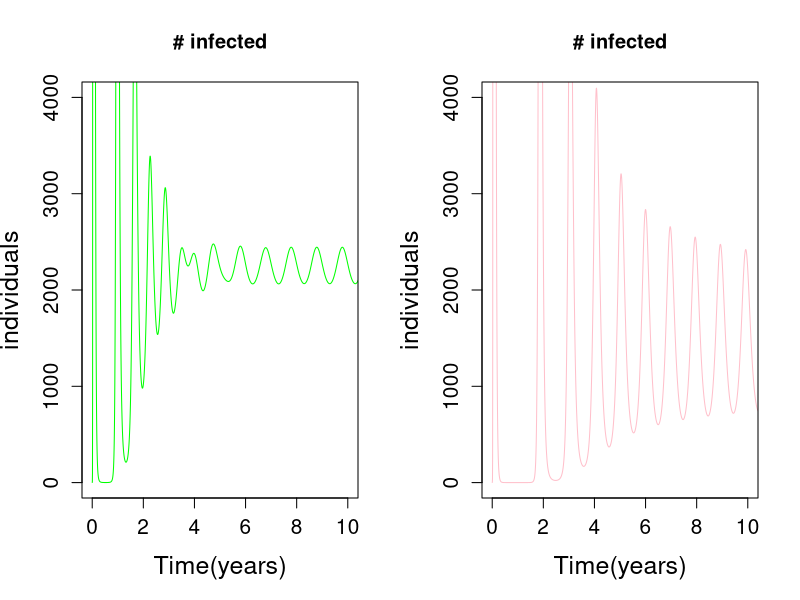

Here is the R script that generated this plot:
#Dushoff et al. deterministic model: Luke - summer 2014 
library(deSolve)

flu_parms  <- c(n=500000, #population size
               L=4, #duration of immunity (years)
               D=0.02, #mean infectious period (years)
               B0=500, #contacts per year
               B1=0.02 #scaler 
)

flu_parms_too  <- c(n=500000, #population size
                L=8, #duration of immunity (years)
                D=0.025, #mean infectious period (years)
                B0=400, #contacts per year
                B1=0.02 #scaler 
)


#contact rate function
beta_t  <- function(tx, B_0, B_1){
    B_0*(1+B_1*cos(2*pi*tx))
}

MAXTIME  <- 100
TIMESTEP  <- 0.005

#SIRS function

flu_sirs  <- function(t,y,flu_parms){
  with(c(as.list(y),flu_parms),{
    
    dS_dt <- (n-S-I)/L-beta_t(t,B0,B1)*I*S/n
    dI_dt <- beta_t(t,B0,B1)*I*S/n-I/D
    list(c(dS_dt,dI_dt))
  })
}  
flu_sirs_too  <- function(t,y,flu_parms_too){
    with(c(as.list(y),flu_parms_too),{
      
      dS_dt <- (n-S-I)/L-beta_t(t,B0,B1)*I*S/n
      dI_dt <- beta_t(t,B0,B1)*I*S/n-I/D
      list(c(dS_dt,dI_dt))
    })
}
#setting run time (time series)
rt  <- data.frame(lsoda(c(S=499999,I=1),seq(0,MAXTIME,TIMESTEP),flu_sirs,flu_parms))
rt2  <- data.frame(lsoda(c(S=499999,I=1),seq(0,MAXTIME,TIMESTEP),flu_sirs_too,flu_parms_too))
par(mfrow=c(1,2))
plot(rt$time,rt$I,type="l",xlim=c(0,10), ylim=c(0,4000), main="# infected", xlab="Time(years)", 
     ylab="individuals", cex.lab=1.5, cex.axis=1.25, col="green")

plot(rt2$time,rt2$I,type="l",xlim=c(0,10), ylim=c(0,4000), main="# infected", xlab="Time(years)", 
     ylab="individuals", cex.lab=1.5, cex.axis=1.25, col="pink")
